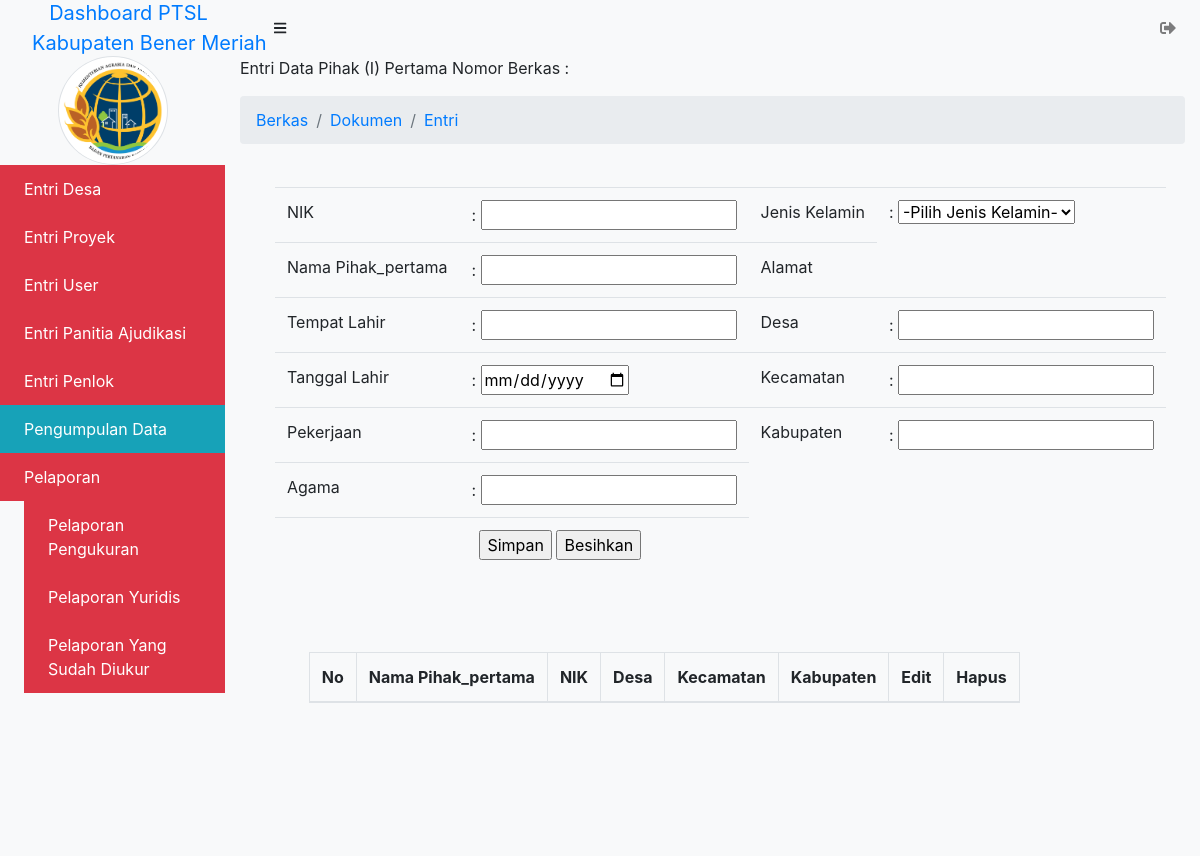
The page /admin/pemb_berkas/dokumen/entri/entri_pihak_pertama.php (signed in) on the database as committed earlier.
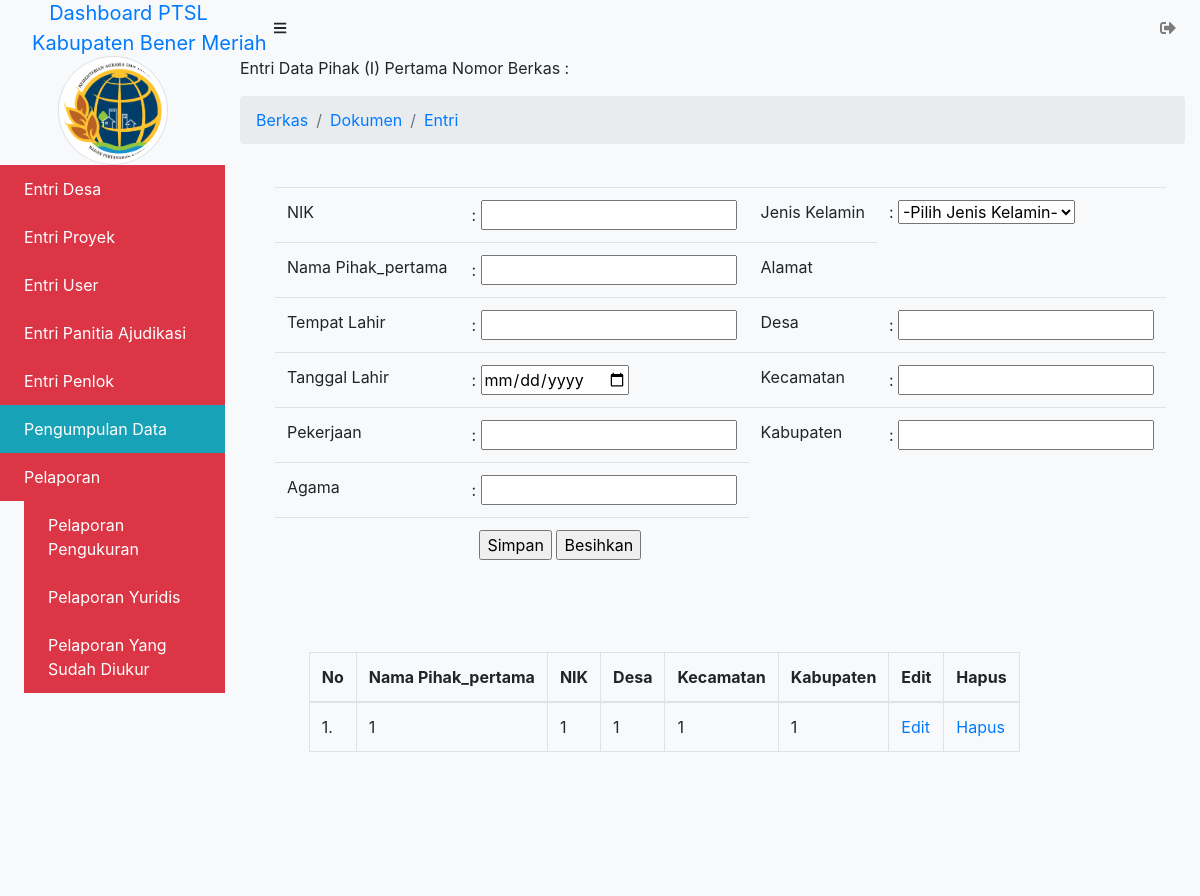
The same page on the database as committed later.
### tables this page shows
CREATE TABLE `pihak_pertama` (
  `id_pihak_pertama` int(11) NOT NULL,
  `nik_pihak_pertama` varchar(255) NOT NULL,
  `id_jk` int(11) NOT NULL,
  `nama_pihak_pertama` varchar(255) NOT NULL,
  `temp_lahir_pihak_pertama` varchar(255) NOT NULL,
  `desa_pihak_pertama` varchar(255) NOT NULL,
  `tgl_lahir_pihak_pertama` date NOT NULL,
  `kecamatan_pihak_pertama` varchar(255) NOT NULL,
  `pekerjaan_pihak_pertama` varchar(255) NOT NULL,
  `kabupaten_pihak_pertama` varchar(255) NOT NULL,
  `agama_pihak_pertama` varchar(255) NOT NULL
);

### admin/pemb_berkas/dokumen/entri/entri_pihak_pertama.php (the view, shortened to what the changed rows need)
<?php $title = "Entri Data Pihak Pertama";
include_once('../../../_header.php');
?>
            <div id="layoutSidenav_content">
                <main>
<?php
function tambah($koneksi){
    ?>
                        <div class="row">
                            <div class="col-xl-auto offset-xl-1">
    <?php
}
function tampil_data($koneksi){
    $sql = "SELECT * FROM pihak_pertama LEFT JOIN jenis_kelamin ON pihak_pertama.id_jk = jenis_kelamin.id_jk";
    $query = mysqli_query($koneksi, $sql);
    $nomor = 1;
        echo "<fieldset>";
        echo "<div class='table-responsive'>";
        echo "<table class='table table-responsive-sm table-bordered table-hover' id='user' border='1' cellpadding='10'>";
        echo "<thead>";
            echo "<tr>";
            echo "<th>No</th>
                <th>Nama Pihak_pertama</th>
                <th>NIK</th>
                <th>Desa</th>
                <th>Kecamatan</th>
                <th>Kabupaten</th>
                <th>Edit</th>
                <th>Hapus</th>";
            echo "</tr>";
        echo "</thead>";
        echo "<tbody>";
    while($data = mysqli_fetch_array($query)){
        ?>
            <tr>
                <td><?= $nomor++; ?>.</td>
                <td><?php echo $data['nama_pihak_pertama']; ?></td>
                <td><?php echo $data['nik_pihak_pertama']; ?></td>
                <td><?php echo $data['desa_pihak_pertama']; ?></td>
                <td><?php echo $data['kecamatan_pihak_pertama']; ?></td>
                <td><?php echo $data['kabupaten_pihak_pertama']; ?></td>
                <td>
                    <a href="entri_pihak_pertama.php?aksi=update&id=<?php echo $data['id_pihak_pertama']; ?>&nik=<?php echo $data['nik_pihak_pertama']; ?>&jk=<?php echo $data['id_jk']; ?>&nm_pihak_pertama=<?php echo $data['nama_pihak_pertama']; ?>&temp_lahir_pihak_pertama=<?php echo $data['temp_lahir_pihak_pertama']; ?>&desa_pihak_pertama=<?php echo $data['desa_pihak_pertama']; ?>&tgl_lahir_pihak_pertama=<?php echo $data['tgl_lahir_pihak_pertama']; ?>&kecamatan_pihak_pertama=<?php echo $data['kecamatan_pihak_pertama']; ?>&pekerjaan_pihak_pertama=<?php echo $data['pekerjaan_pihak_pertama']; ?>&kabupaten_pihak_pertama=<?php echo $data['kabupaten_pihak_pertama']; ?>&agama_pihak_pertama=<?php echo $data['agama_pihak_pertama']; ?>">Edit</a>
                </td>
                <td>
                    <a href="entri_pihak_pertama.php?aksi=delete&id=<?php echo $data['id_pihak_pertama']; ?>" onClick="return confirm('Yakin akan menghapus pihak_pertama <?= $data['nama_pihak_pertama']; ?>?')">Hapus</a>
                </td>
            </tr>
        <?php
    }
    echo "</tbody>";
    echo "</table>";
    echo "</fieldset>";
}
        ?>
        <?php
if (isset($_GET['aksi'])){
    switch($_GET['aksi']){
        case "create":
            echo '<a href="entri_pihak_pertama.php"> &laquo; Home</a>';
            tambah($koneksi);
            break;
        case "read":
            tampil_data($koneksi);
            break;
        case "update":
            ubah($koneksi);
            tampil_data($koneksi);
            break;
        case "delete":
            hapus($koneksi);
            break;
        default:
            echo "<h3>Aksi <i>".$_GET['aksi']."</i> tidaka ada!</h3>";
            tambah($koneksi);
            tampil_data($koneksi);
    }
} else {
    tambah($koneksi);
    tampil_data($koneksi);
}
?>
                            </div>
                        </div>
                    </div>
                </div>
<?php include_once('../../../_footer.php'); ?>

Rows that differ between the two databases and show on the page:
added pihak_pertama: nama_pihak_pertama "1", nik_pihak_pertama "1", desa_pihak_pertama "1", kecamatan_pihak_pertama "1", kabupaten_pihak_pertama "1"
